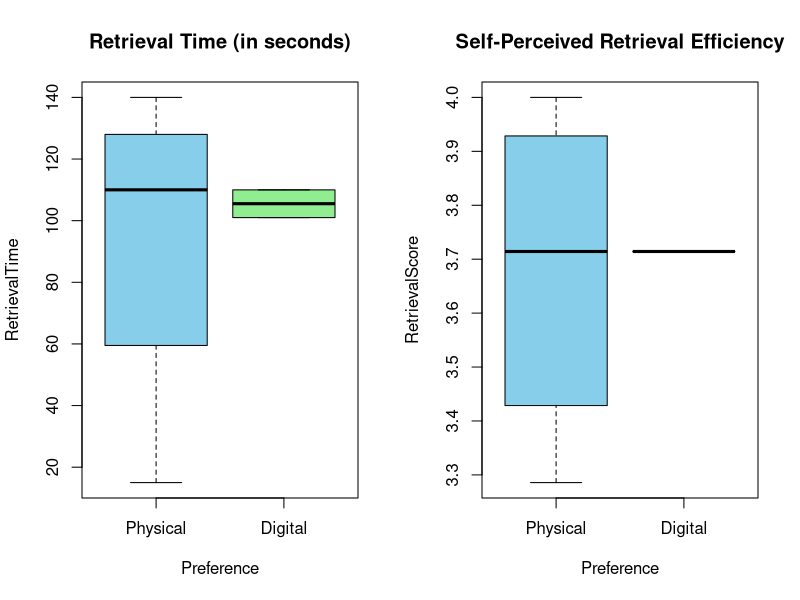

Source code (R):
library(dplyr)
library(lubridate)

#Load CSV
data <- read.csv("data_R.csv")

#RetrievalTime to seconds
data$RetrievalTime <- sapply(data$RetrievalTime, function(x) {
  period <- hms(x)
  as.numeric(period, units = "secs")
})

#data %>% select(Retrieval1:Retrieval6)
data[, c("Retrieval1", "Retrieval2", "Retrieval3", "Retrieval4", "Retrieval5", "Retrieval7", "Retrieval8")]

#average of Retrieval1 to Retrieval6
#data <- data %>%
 # mutate(
  #  RetrievalScore = rowMeans(select(., Retrieval1:Retrieval6), na.rm = TRUE),
  #  Preference = factor(Preference, levels = c(1, 2), labels = c("Physical", "Digital"))
  #)


data <- data %>%
  mutate(
    RetrievalScore = rowMeans(data[, c("Retrieval1", "Retrieval2", "Retrieval3", "Retrieval4", "Retrieval5", "Retrieval7", "Retrieval8")], na.rm = TRUE),
    Preference = factor(Preference, levels = c(1, 2), labels = c("Physical", "Digital"))
  )


#Filtering missing values
filtered_data <- data %>%
  filter(!is.na(Preference) & !is.na(RetrievalTime) & !is.na(RetrievalScore))

#Normality checking
#shapiro.test(filtered_data$RetrievalTime)
shapiro.test(filtered_data$RetrievalScore)

# Wilcoxon tests
#cat("== Retrieval Time Test (Physical > Digital) ==\n")
#print(wilcox.test(RetrievalTime ~ Preference,
                  #data = filtered_data,
                  #alternative = "greater",
                  #exact = FALSE))

cat("\n== Retrieval Score Test (Physical < Digital) ==\n")
print(wilcox.test(RetrievalScore ~ Preference,
                  data = filtered_data,
                  alternative = "less",
                  exact = FALSE))

# Descriptive stats
filtered_data %>%
  group_by(Preference) %>%
  summarise(
    Count = n(),
    Mean_RetrievalTime = mean(RetrievalTime),
    Median_RetrievalTime = median(RetrievalTime),
    SD_RetrievalTime = sd(RetrievalTime),
    Mean_RetrievalScore = mean(RetrievalScore),
    Median_RetrievalScore = median(RetrievalScore),
    SD_RetrievalScore = sd(RetrievalScore)
  )


par(mfrow = c(1, 2))
boxplot(RetrievalTime ~ Preference, data = filtered_data,
        main = "Retrieval Time (in seconds)",
        col = c("skyblue", "lightgreen"))

boxplot(RetrievalScore ~ Preference, data = filtered_data,
        main = "Self-Perceived Retrieval Efficiency",
        col = c("skyblue", "lightgreen"))
par(mfrow = c(1,1))

